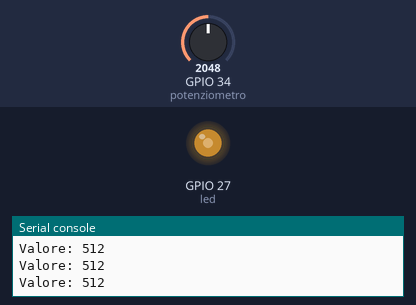
A program run on a simulated ESP32 board running MicroPython. Parts: output pins drawn as LEDs (lit = HIGH), the last lines printed to the serial console. The test bench sets the inputs (shaded band); at power-on: GPIO 34 (potenziometro) = 2048 (analog values on the 0–4095 scale).

Above: at 1.2 s.
1.3 s: GPIO 34 (potenziometro) set to 2866
At 2.0 s:
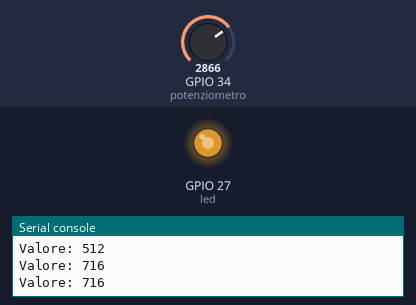
3.0 s: GPIO 34 (potenziometro) set to 3603
At 3.3 s:
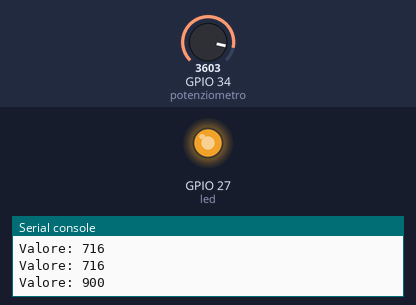
4.5 s: GPIO 34 (potenziometro) set to 491
At 5.6 s:
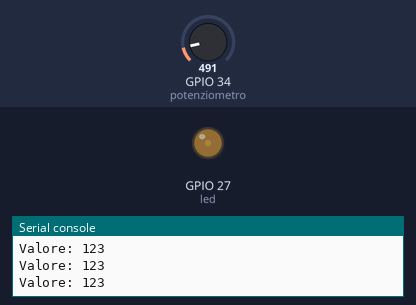
6.0 s: GPIO 34 (potenziometro) set to 0
At 6.8 s:
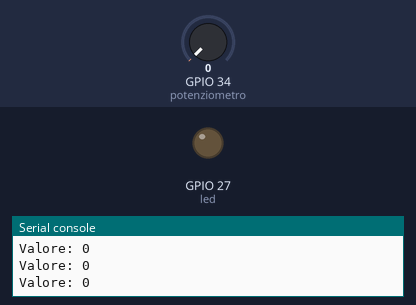
Timing chart, 0 to 8.5 s (numbered marks = the images above; inputs shaded):
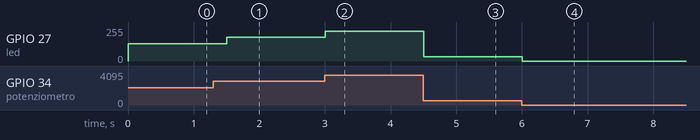

Measured:
- after the input at 1.3 s, GPIO 27 (led): 128/255 → 178/255 after 0.20 s
- after the input at 3.0 s, GPIO 27 (led): 178/255 → 224/255 at once
- after the input at 4.5 s, GPIO 27 (led): 224/255 → 31/255 at once
- after the input at 6.0 s, GPIO 27 (led): 31/255 → 0/255 at once

The program:

pwm_potentiometer_LED.py
```python
from machine import Pin, ADC, PWM
from time import sleep

potenziometro = ADC(Pin(34)) # lettura analogica del pin GPIO34
potenziometro.width(ADC.WIDTH_10BIT) # Imposto la risoluzione a 10 bit
potenziometro.atten(ADC.ATTN_11DB) # Imposta gamma da 0 a 3.3V

led = PWM(Pin(27), 5000) # Imposto il LED sul pin 27 come PWM

while True:
    valore = potenziometro.read() # Lettura del potenziometro
    print("Valore:", str(valore))

    # Imposto il duty cycle uguale al valore del potenziometro
    led.duty(valore)

    sleep(0.3)
```
